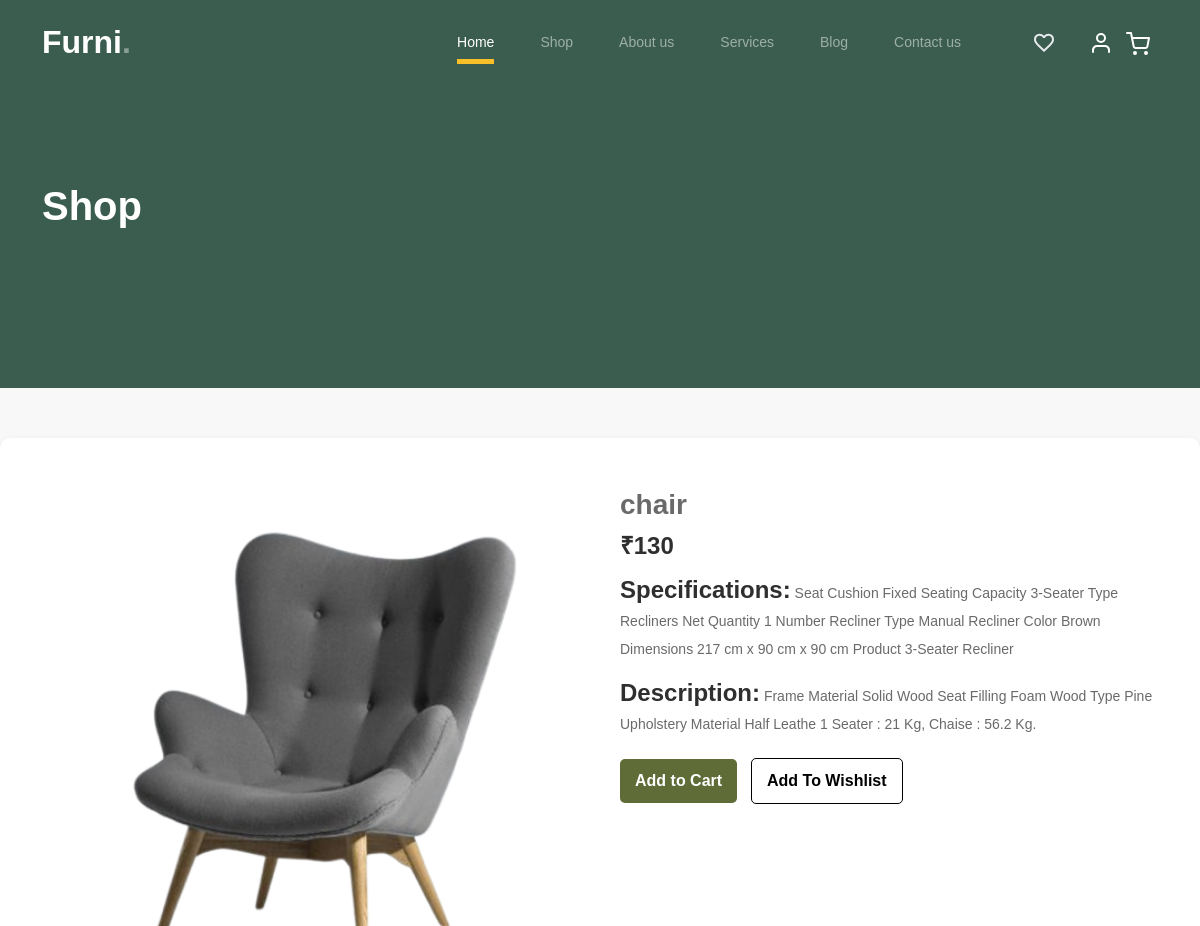
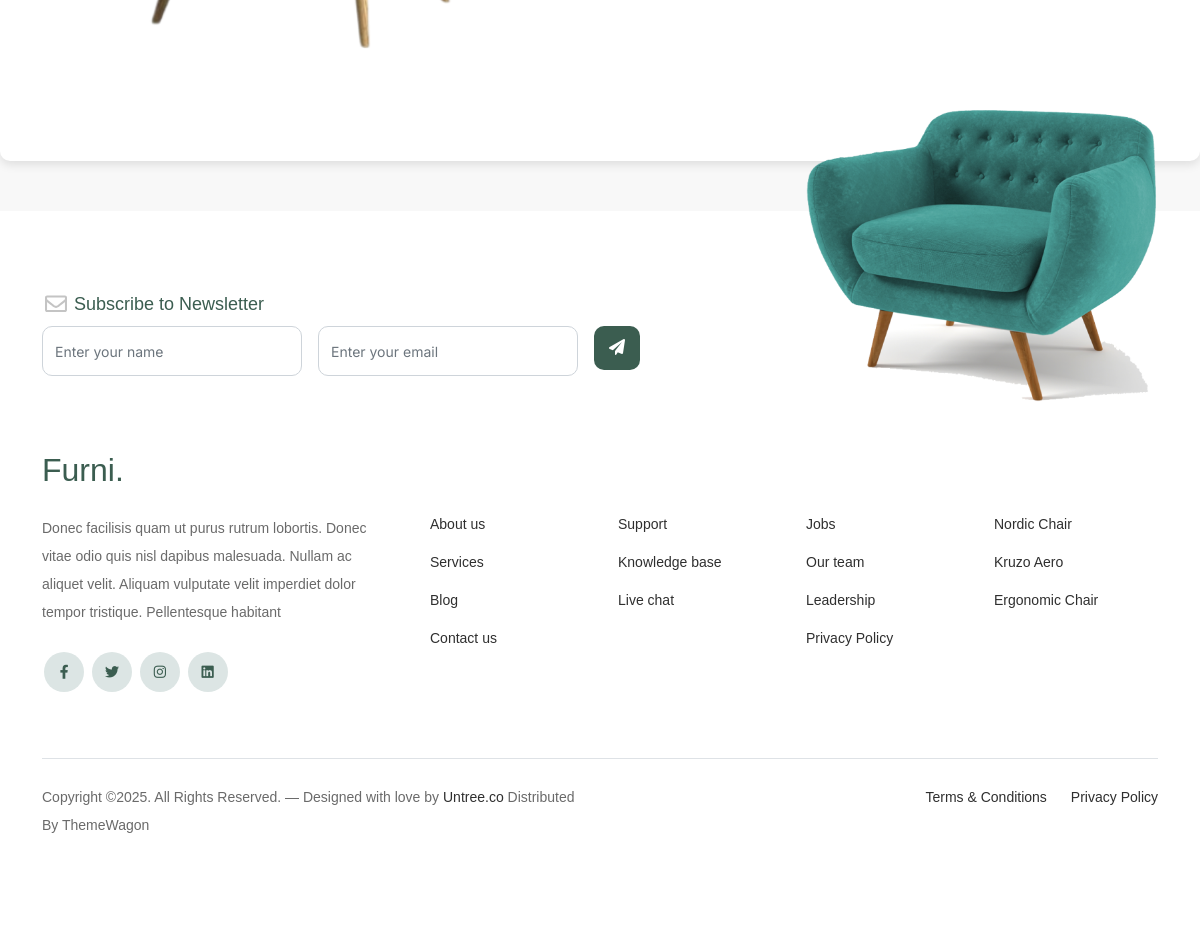
The app's page /product/3 with its own data (2 pictures, top to bottom).
### ekart/models.py (models this page shows, shortened)
class products(models.Model):
    name = models.CharField(max_length=255)
    image = models.ImageField(upload_to='products')
    price = models.IntegerField()
    category = models.CharField(max_length=255)
    desc = models.TextField()
    specification = models.TextField()

### ekart/views.py (the view)
# urls.py: path('product/<int:pro_id>', views.product,name='product'),
def product(request, pro_id):
    product_details = get_object_or_404(products, id=pro_id)
    return render(request, 'shop-fur.html', {'prod': product_details})

### template/shop-fur.html (shortened to what this page needs)
{% extends "base.html" %}
{% load static %}
{% block mainblock %}
			<div class="hero">
				<div class="container">
					<div class="row justify-content-between">
						<div class="col-lg-5">
							<div class="intro-excerpt">
								<h1>Shop</h1>
							</div>
						</div>
						<div class="col-lg-7">
						</div>
					</div>
				</div>
			</div>
    <div class="product-container">
        <div class="product-image">
            <img src="{{prod.image.url}}" alt="{{prod.name}}">
        </div>
        <div class="product-details">
            <h1 class="product-title">{{prod.name}}</h1>
            <p class="product-price">₹{{prod.price}}</p>
            <p class="product-size"><b class="product-price">Specifications:</b> {{prod.specification}}</p>
			<p class="product-size"><b class="product-price">Description:</b> {{prod.desc}}</p>
            <div class="product-actions">
                <a style="text-decoration: none;" href="/cart/{{prod.id}}"><button class="btn add-to-cart">Add to Cart</button></a>
                <a style="text-decoration: none;" href="/add_wishlist/{{prod.id}}/"><button class="btn enquiry">Add To Wishlist</button></a>
            </div>
        </div>
    </div>
{% endblock mainblock %}

### static/css/style.css (style rules this page uses)
body { overflow-x: hidden; position: relative; }
body { font-family: "Inter", sans-serif; font-weight: 400; line-height: 28px; color: #6a6a6a; font-size: 14px; background-color: #eff2f1; }
a { text-decoration: none; -webkit-transition: .3s all ease; -o-transition: .3s all ease; transition: .3s all ease; color: #2f2f2f; text-decoration: underline; }
.hero { background: #3b5d50; padding: calc(4rem - 30px) 0 0rem 0; }
@media (min-width: 768px) { .hero { padding: calc(4rem - 30px) 0 4rem 0; } }
@media (min-width: 992px) { .hero { padding: calc(8rem - 30px) 0 8rem 0; } }
.hero .intro-excerpt { position: relative; z-index: 4; }
@media (min-width: 992px) { .hero .intro-excerpt { max-width: 450px; } }
.hero h1 { font-weight: 700; color: #ffffff; margin-bottom: 30px; }
.btn { font-weight: 600; padding: 12px 30px; border-radius: 30px; color: #ffffff; background: #2f2f2f; border-color: #2f2f2f; }

### template/shop-fur.html (style rules this page uses)
body { font-family: Arial, sans-serif; margin: 0; padding: 0; background-color: #f8f8f8; }
.product-container { display: flex; max-width: 1200px; margin: 50px auto; background: white; padding: 20px; border-radius: 10px; box-shadow: 0 4px 10px rgba(0, 0, 0, 0.1); }
.product-image img { width: 100%; border-radius: 10px; }
.product-image { flex: 1; padding: 20px; }
.product-details { flex: 1; padding: 20px; }
.product-title { font-size: 28px; font-weight: bold; margin: 10px 0; }
.product-price { font-size: 24px; font-weight: bold; color: #2f2f2f; }
.product-actions { margin-top: 20px; }
.btn { padding: 10px 15px; border: none; cursor: pointer; font-size: 16px; border-radius: 5px; margin-right: 10px; }
.add-to-cart { background: #606c38; color: white; }
.enquiry { background: white; border: 1px solid black; color: black; }

### records on screen
products: image (picture), name "chair", price "130", specification "Seat Cushion Fixed Seating Capacity 3-Seater Type Recliners Net Quantity 1 Number Recliner Type Manual Recliner Color Brown Dimensions 217 cm x 90 cm x 90 cm Product 3-Seater Recliner", desc "Frame Material Solid Wood Seat Filling Foam Wood Type Pine Upholstery Material Half Leathe 1 Seater : 21 Kg, Chaise : 56.2 Kg."
